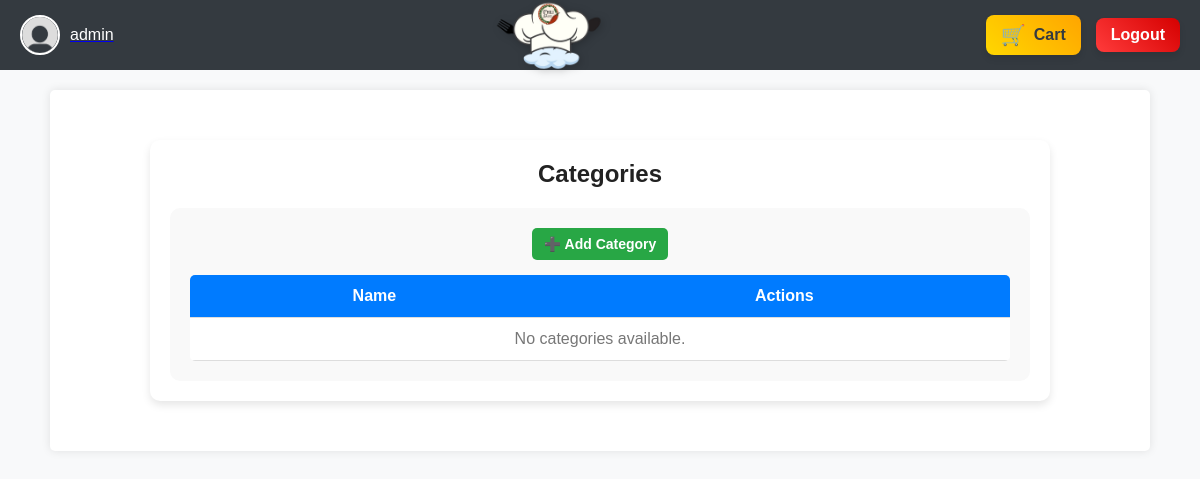
Page /categories/ (signed in) on the earlier database version.
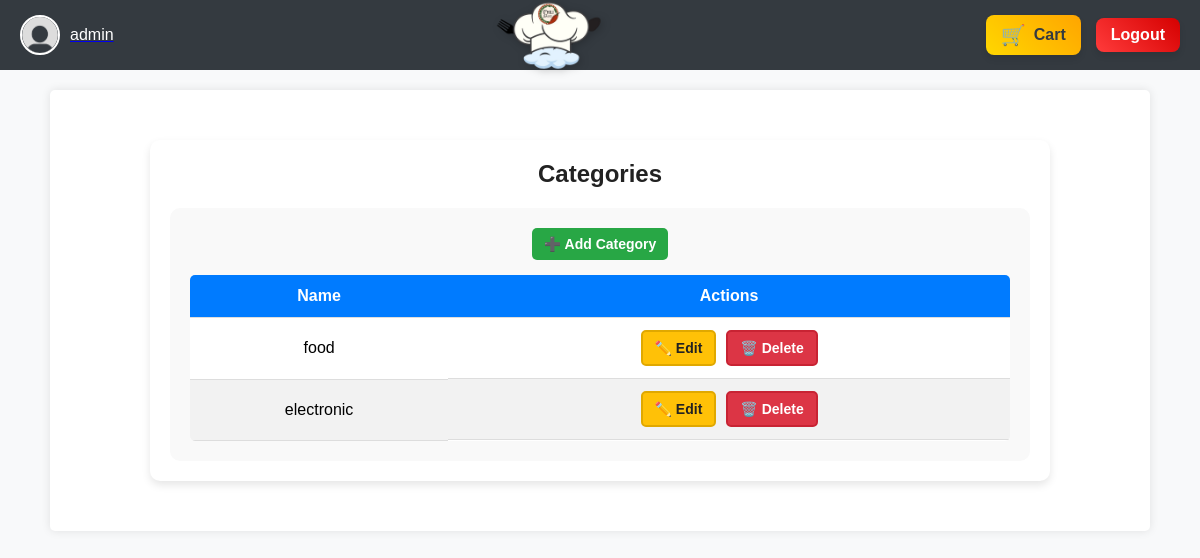
Same page on the later database version.
### store/models.py (models this page shows, shortened)
class Category(models.Model):
    name = models.CharField(max_length=255, unique=True)
    created_at = models.DateTimeField(auto_now_add=True)

### store/views.py (the view)
# urls.py: path('categories/', category_list, name='categories'),
def category_list(request):
    categories = Category.objects.all()
    return render(request, 'store/categories.html', {'categories': categories})

### store/templates/store/categories.html (shortened to what this page needs)
{% extends 'store/base.html' %}
{% load static %}
{% block content %}
    <link rel="stylesheet" href="{% static 'css/categories.css' %}">
    <div class="category-container">
        <h2>Categories</h2>
        <div class="category-card">
            <a href="{% url 'add_category' %}" class="btn btn-add">➕ Add Category</a>
            <table class="category-table">
                <thead>
                    <tr>
                        <th>Name</th>
                        <th>Actions</th>
                    </tr>
                </thead>
                <tbody>
                    {% for category in categories %}
                        <tr>
                            <td>{{ category.name }}</td>
                            <td class="action-buttons">
                                <a href="{% url 'edit_category' category.id %}" class="btn btn-edit">✏️ Edit</a>
                                <form method="post" action="{% url 'delete_category' category.id %}" class="delete-form">
                                    <button type="submit" class="btn btn-delete">🗑️ Delete</button>
                                </form>
                            </td>
                        </tr>
                    {% empty %}
                        <tr>
                            <td colspan="3" class="no-categories">No categories available.</td>
                        </tr>
                    {% endfor %}
                </tbody>
            </table>
        </div>
    </div>
{% endblock %}

Differences in the rows shown:
added Category: name "food"
added Category: name "electronic"
Other differences:
text no longer shown: "No categories available."
